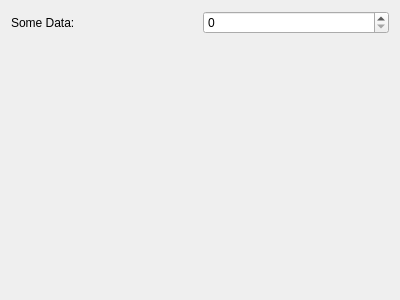
<?xml version="1.0" encoding="UTF-8"?>
<ui version="4.0">
 <class>SomePage</class>
 <widget class="QWidget" name="SomePage">
  <property name="geometry">
   <rect>
    <x>0</x>
    <y>0</y>
    <width>400</width>
    <height>300</height>
   </rect>
  </property>
  <property name="windowTitle">
   <string>SomePage</string>
  </property>
  <layout class="QVBoxLayout" name="verticalLayout">
   <item>
    <layout class="QHBoxLayout" name="horizontalLayout">
     <item>
      <widget class="QLabel" name="label">
       <property name="text">
        <string>Some Data:</string>
       </property>
      </widget>
     </item>
     <item>
      <widget class="QSpinBox" name="someDataSpinBox"/>
     </item>
    </layout>
   </item>
   <item>
    <spacer name="verticalSpacer">
     <property name="orientation">
      <enum>Qt::Vertical</enum>
     </property>
     <property name="sizeHint" stdset="0">
      <size>
       <width>20</width>
       <height>40</height>
      </size>
     </property>
    </spacer>
   </item>
  </layout>
  <zorder>horizontalLayoutWidget</zorder>
  <zorder>label</zorder>
  <zorder>verticalSpacer</zorder>
 </widget>
 <layoutdefault spacing="6" margin="11"/>
 <resources/>
 <connections/>
</ui>
